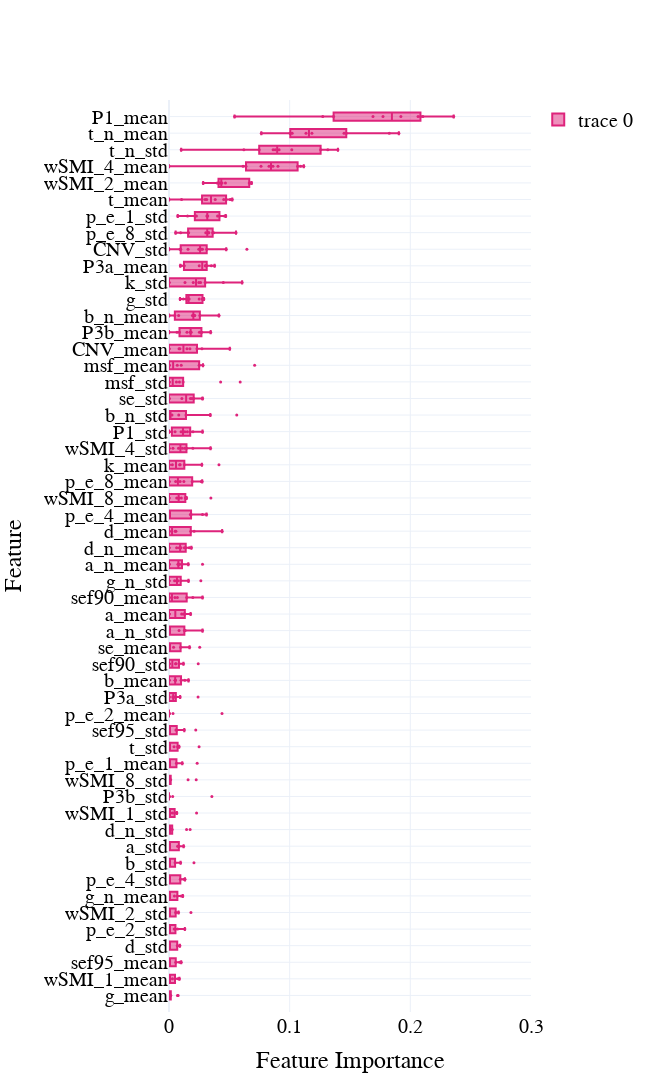
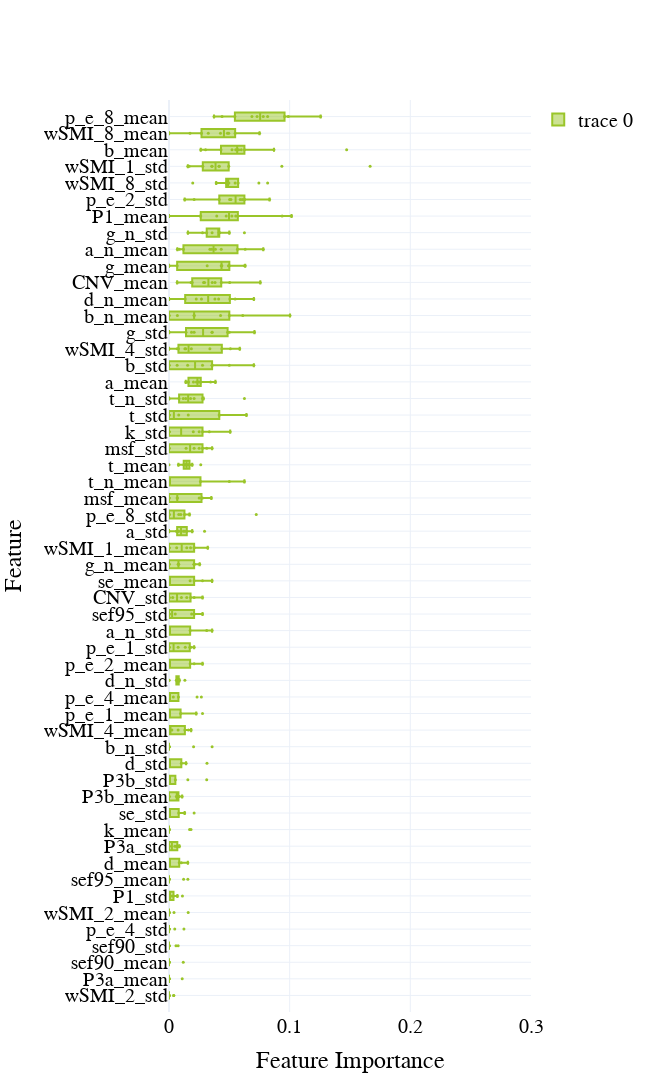
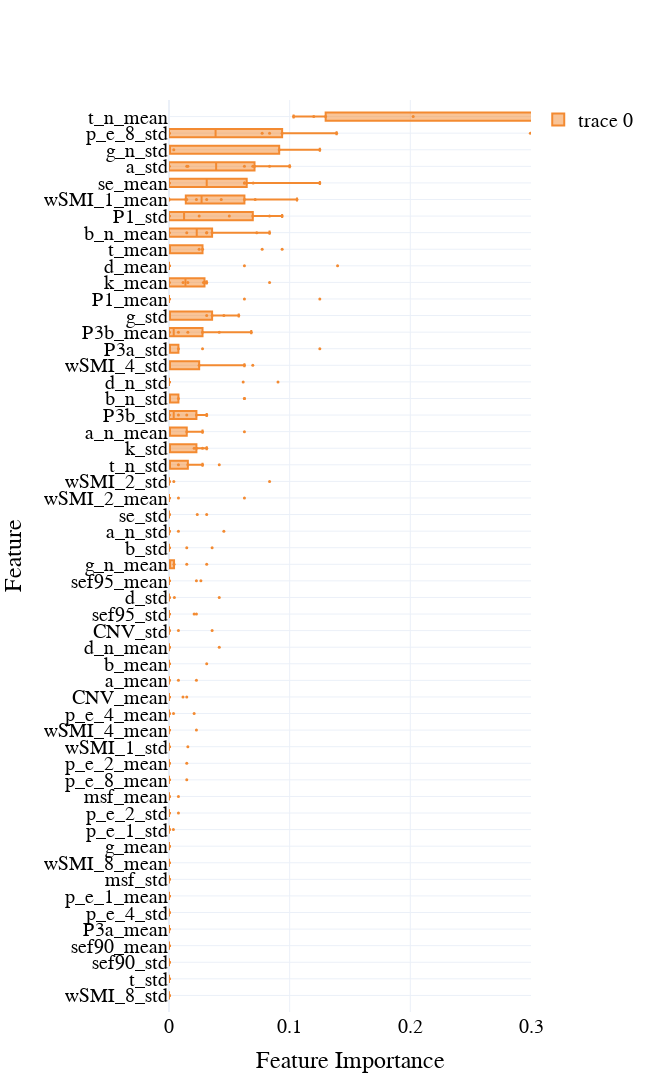
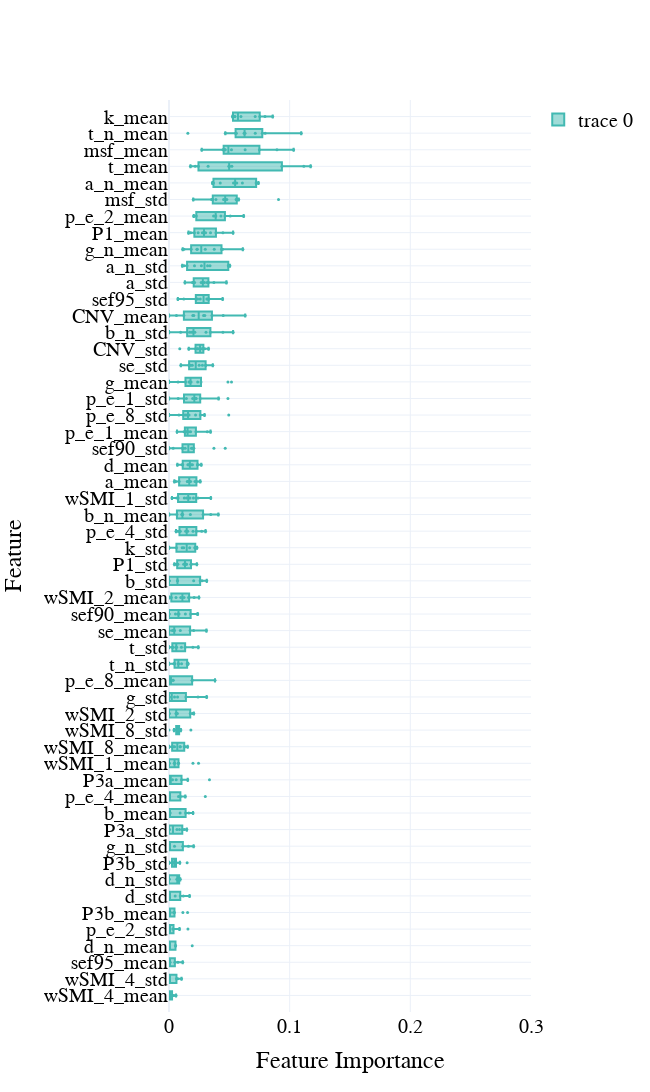

Here is the notebook cell these charts were saved with, in order:
### Code cell
dfs = {}
for i, contrast in enumerate(comparisons):

    df = pd.read_csv(os.path.join(results_path, f'{contrast}_PC_K4_6_opt_trials.csv'), index_col = 0).sort_values('datetime_start', ascending = True)

    # .dropna()
    # .drop_duplicates()
    # df = df.query("number <= 200")
    
    # Select the top 10 models based on their AUC values
    top_models = df.nlargest(10, 'value')

    # Function to parse the feature importances from string to list
    def parse_importances(importances_str):
        values = importances_str.replace('[', '').replace(']', '').split()
        return [float(val) for val in values]

    # Applying the parsing function to the feature importances
    parsed_importances = top_models['feature_importances'].dropna().apply(parse_importances).tolist()

    # Feature names (replace this list with your actual feature names)
    feature_names = ['wSMI_1_mean', 'wSMI_1_std', 'wSMI_2_mean', 'wSMI_2_std', 'wSMI_4_mean',
                    'wSMI_4_std', 'wSMI_8_mean', 'wSMI_8_std', 'p_e_1_mean', 'p_e_1_std',
                    'p_e_2_mean', 'p_e_2_std', 'p_e_4_mean', 'p_e_4_std', 'p_e_8_mean',
                    'p_e_8_std', 'k_mean', 'k_std', 'se_mean', 'se_std', 'msf_mean',
                    'msf_std', 'sef90_mean', 'sef90_std', 'sef95_mean', 'sef95_std',
                    'b_mean', 'b_std', 'b_n_mean', 'b_n_std', 'g_mean', 'g_std', 'g_n_mean',
                    'g_n_std', 't_mean', 't_std', 't_n_mean', 't_n_std', 'd_mean', 'd_std',
                    'd_n_mean', 'd_n_std', 'a_n_mean', 'a_n_std', 'a_mean', 'a_std',
                    'CNV_mean', 'CNV_std', 'P1_mean', 'P1_std', 'P3a_mean', 'P3a_std',
                    'P3b_mean', 'P3b_std']

    # Creating a dataframe suitable for boxplot visualization
    feat_importances = pd.DataFrame(parsed_importances, columns=feature_names)
    boxplot_data = feat_importances.melt(var_name='Feature', value_name='Importance')
    
    dfs[contrast] = boxplot_data
    
    # Calculate medians for ordering
    medians = boxplot_data.groupby('Feature')['Importance'].mean().sort_values()

    # Create the box plot
    fig = go.Figure()

    # Add box plots
    fig.add_trace(go.Box(
        y=boxplot_data['Feature'], 
        x=boxplot_data['Importance'], 
        orientation='h', 
        marker_color=colors[i], 
        boxpoints='all', # Show all points
        pointpos=0, # Points are overlaid on the box
        jitter=0, # No jitter for the points; they are aligned vertically
    ))

    # Update layout with ordered features
    fig.update_layout(
        yaxis=dict(
            title='Feature',
            categoryorder='array',
            categoryarray=medians.index
        ),
        xaxis=dict(
            title='Importance'
        )
    )

    # Update marker size for all points
    fig.update_traces(marker=dict(size=3))



    fig.update_layout(
        width=650,
        height=1100,
        template='plotly_white',
        font=dict(
            family="Times new roman",
            size=20,
            color="black"
        ),
        xaxis=dict(
            visible=True,
            range = [0,0.3], 
            tickfont={"size": 20},
            title='Feature Importance'
        ),
        yaxis=dict(
            tickfont={"size": 20},
            showgrid=True, 
            automargin=True,
            range=[-1, len(markers)],
            dtick=1,
            categoryorder='array',
            categoryarray=medians.index,
        ),
        showlegend=True,
        # margin=dict(l=50, r=50, t=150, b=50)  # Adjust the top margin
    )
    fig.show()
    
    filename = os.path.join(fig_path, f'{contrast}_top_10_feat_importances_PC_K4')
    fig.write_image(filename +'.png')
    fig.write_image(filename +'.pdf')
    fig.write_image(filename +'.svg')
    # fig.write_image(filename +'.eps')
    
    # Calculate range, mean, and std for each feature
    summary_stats = feat_importances.agg(['min', 'max', 'mean', 'std']).T
    # summary_stats['range'] = summary_stats['max'] - summary_stats['min']
    # summary_stats = summary_stats[['range', 'mean', 'std']]
    summary_stats.to_csv(filename + '.csv')

### Figure 1 — Plotly figure (JSON) as saved in the notebook; plotly's stock layout.template omitted (floating-point values rounded to 4 significant figures; data arrays with more than 128 entries replaced by an {"elided": "..."} marker saying what was removed)
{"data": [{"boxpoints": "all", "jitter": 0, "marker": {"color": "#DE237B", "size": 3}, "orientation": "h", "pointpos": 0, "type": "box", "x": {"elided": "540 float values"}, "y": {"elided": "540 str values"}}], "layout": {"font": {"color": "black", "family": "Times new roman", "size": 20}, "height": 1100, "showlegend": true, "width": 650, "xaxis": {"range": [0, 0.3], "tickfont": {"size": 20}, "title": {"text": "Feature Importance"}, "visible": true}, "yaxis": {"automargin": true, "categoryarray": ["g_mean", "wSMI_1_mean", "sef95_mean", "d_std", "p_e_2_std", "wSMI_2_std", "g_n_mean", "p_e_4_std", "b_std", "a_std", "d_n_std", "wSMI_1_std", "P3b_std", "wSMI_8_std", "p_e_1_mean", "t_std", "sef95_std", "p_e_2_mean", "P3a_std", "b_mean", "sef90_std", "se_mean", "a_n_std", "a_mean", "sef90_mean", "g_n_std", "a_n_mean", "d_n_mean", "d_mean", "p_e_4_mean", "wSMI_8_mean", "p_e_8_mean", "k_mean", "wSMI_4_std", "P1_std", "b_n_std", "se_std", "msf_std", "msf_mean", "CNV_mean", "P3b_mean", "b_n_mean", "g_std", "k_std", "P3a_mean", "CNV_std", "p_e_8_std", "p_e_1_std", "t_mean", "wSMI_2_mean", "wSMI_4_mean", "t_n_std", "t_n_mean", "P1_mean"], "categoryorder": "array", "dtick": 1, "range": [-1, 54], "showgrid": true, "tickfont": {"size": 20}, "title": {"text": "Feature"}}}}

### Figure 2 — Plotly figure (JSON) as saved in the notebook; plotly's stock layout.template omitted (floating-point values rounded to 4 significant figures; data arrays with more than 128 entries replaced by an {"elided": "..."} marker saying what was removed)
{"data": [{"boxpoints": "all", "jitter": 0, "marker": {"color": "#9AC529", "size": 3}, "orientation": "h", "pointpos": 0, "type": "box", "x": {"elided": "540 float values"}, "y": {"elided": "540 str values"}}], "layout": {"font": {"color": "black", "family": "Times new roman", "size": 20}, "height": 1100, "showlegend": true, "width": 650, "xaxis": {"range": [0, 0.3], "tickfont": {"size": 20}, "title": {"text": "Feature Importance"}, "visible": true}, "yaxis": {"automargin": true, "categoryarray": ["wSMI_2_std", "P3a_mean", "sef90_mean", "sef90_std", "p_e_4_std", "wSMI_2_mean", "P1_std", "sef95_mean", "d_mean", "P3a_std", "k_mean", "se_std", "P3b_mean", "P3b_std", "d_std", "b_n_std", "wSMI_4_mean", "p_e_1_mean", "p_e_4_mean", "d_n_std", "p_e_2_mean", "p_e_1_std", "a_n_std", "sef95_std", "CNV_std", "se_mean", "g_n_mean", "wSMI_1_mean", "a_std", "p_e_8_std", "msf_mean", "t_n_mean", "t_mean", "msf_std", "k_std", "t_std", "t_n_std", "a_mean", "b_std", "wSMI_4_std", "g_std", "b_n_mean", "d_n_mean", "CNV_mean", "g_mean", "a_n_mean", "g_n_std", "P1_mean", "p_e_2_std", "wSMI_8_std", "wSMI_1_std", "b_mean", "wSMI_8_mean", "p_e_8_mean"], "categoryorder": "array", "dtick": 1, "range": [-1, 54], "showgrid": true, "tickfont": {"size": 20}, "title": {"text": "Feature"}}}}

### Figure 3 — Plotly figure (JSON) as saved in the notebook; plotly's stock layout.template omitted (floating-point values rounded to 4 significant figures; data arrays with more than 128 entries replaced by an {"elided": "..."} marker saying what was removed)
{"data": [{"boxpoints": "all", "jitter": 0, "marker": {"color": "#F38A31", "size": 3}, "orientation": "h", "pointpos": 0, "type": "box", "x": {"elided": "540 float values"}, "y": {"elided": "540 str values"}}], "layout": {"font": {"color": "black", "family": "Times new roman", "size": 20}, "height": 1100, "showlegend": true, "width": 650, "xaxis": {"range": [0, 0.3], "tickfont": {"size": 20}, "title": {"text": "Feature Importance"}, "visible": true}, "yaxis": {"automargin": true, "categoryarray": ["wSMI_8_std", "t_std", "sef90_std", "sef90_mean", "P3a_mean", "p_e_4_std", "p_e_1_mean", "msf_std", "wSMI_8_mean", "g_mean", "p_e_1_std", "p_e_2_std", "msf_mean", "p_e_8_mean", "p_e_2_mean", "wSMI_1_std", "wSMI_4_mean", "p_e_4_mean", "CNV_mean", "a_mean", "b_mean", "d_n_mean", "CNV_std", "sef95_std", "d_std", "sef95_mean", "g_n_mean", "b_std", "a_n_std", "se_std", "wSMI_2_mean", "wSMI_2_std", "t_n_std", "k_std", "a_n_mean", "P3b_std", "b_n_std", "d_n_std", "wSMI_4_std", "P3a_std", "P3b_mean", "g_std", "P1_mean", "k_mean", "d_mean", "t_mean", "b_n_mean", "P1_std", "wSMI_1_mean", "se_mean", "a_std", "g_n_std", "p_e_8_std", "t_n_mean"], "categoryorder": "array", "dtick": 1, "range": [-1, 54], "showgrid": true, "tickfont": {"size": 20}, "title": {"text": "Feature"}}}}

### Figure 4 — Plotly figure (JSON) as saved in the notebook; plotly's stock layout.template omitted (floating-point values rounded to 4 significant figures; data arrays with more than 128 entries replaced by an {"elided": "..."} marker saying what was removed)
{"data": [{"boxpoints": "all", "jitter": 0, "marker": {"color": "#42B9B2", "size": 3}, "orientation": "h", "pointpos": 0, "type": "box", "x": {"elided": "540 float values"}, "y": {"elided": "540 str values"}}], "layout": {"font": {"color": "black", "family": "Times new roman", "size": 20}, "height": 1100, "showlegend": true, "width": 650, "xaxis": {"range": [0, 0.3], "tickfont": {"size": 20}, "title": {"text": "Feature Importance"}, "visible": true}, "yaxis": {"automargin": true, "categoryarray": ["wSMI_4_mean", "wSMI_4_std", "sef95_mean", "d_n_mean", "p_e_2_std", "P3b_mean", "d_std", "d_n_std", "P3b_std", "g_n_std", "P3a_std", "b_mean", "p_e_4_mean", "P3a_mean", "wSMI_1_mean", "wSMI_8_mean", "wSMI_8_std", "wSMI_2_std", "g_std", "p_e_8_mean", "t_n_std", "t_std", "se_mean", "sef90_mean", "wSMI_2_mean", "b_std", "P1_std", "k_std", "p_e_4_std", "b_n_mean", "wSMI_1_std", "a_mean", "d_mean", "sef90_std", "p_e_1_mean", "p_e_8_std", "p_e_1_std", "g_mean", "se_std", "CNV_std", "b_n_std", "CNV_mean", "sef95_std", "a_std", "a_n_std", "g_n_mean", "P1_mean", "p_e_2_mean", "msf_std", "a_n_mean", "t_mean", "msf_mean", "t_n_mean", "k_mean"], "categoryorder": "array", "dtick": 1, "range": [-1, 54], "showgrid": true, "tickfont": {"size": 20}, "title": {"text": "Feature"}}}}
